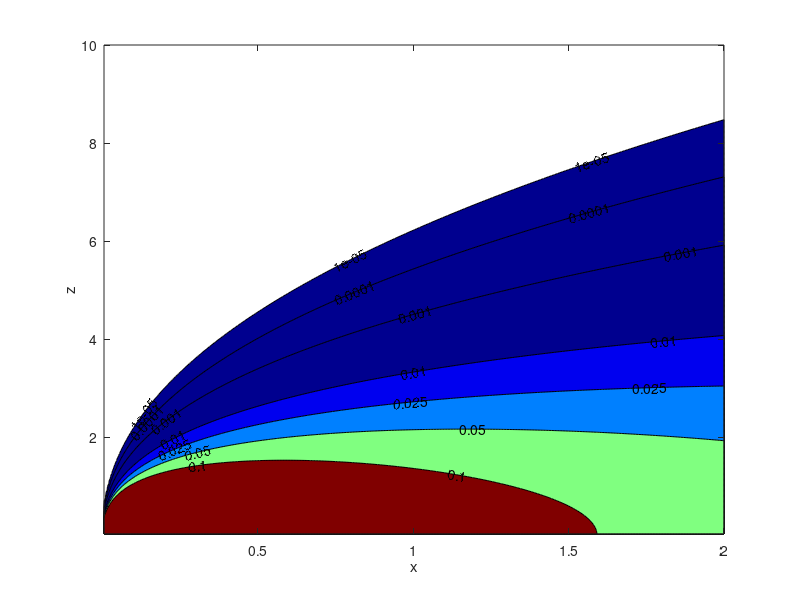

The MATLAB source for this figure: (Note: this script raises an error after producing the figure.)
%
% gpplot.m: Plot the Gaussian plume solution with constant eddy diffusivity.
%
%
Q = 1;     % source emission rate (kg/s)
U = 1;     % wind speed (m/s)
H = 0;     % source height (m)
K = 1;     % eddy diffusion coefficient (m^2/s)

rmax = 2;  % size of domain in r (m)
xmax = rmax*U/K;
ymax = 5;  % size of domain in y (m)
zmax = 10; % size of domain in z (m)
N = 400;   % number of plotting points

% Ground-level maximum concentration:
x0 = U*H^2/(4*K)           % x coordinate 
c0 = 2*Q/(pi*U*H^2*exp(1)) % concentration value

% Plot the centerline concentration (y=0):
[rr,zz] = meshgrid( [1:N]*rmax/N, [1:N]*zmax/N );
xx = rr*U/K;
cc = Q./(4*pi*U*rr) .* ...
     ( exp(-(zz-H).^2./(4*rr)) + exp(-(zz+H).^2./(4*rr)) ); 
clist = [1e-5, 1e-4, 1e-3, 1e-2, 0.025, 0.05, 0.1];
[cs,ch] = contourf( xx, zz, cc, clist );
colormap jet 
clabel(cs)
xlabel('x'), ylabel('z')
hold on 
plot(x0+eps, 0+eps, 'ko')
plot(0+eps,  H+eps, 'rs')
arrow( [0.05*xmax, 0.8*zmax], [0.2*xmax,0.8*zmax], 'Width', 2 )  
text( 0.05*xmax, 0.88*zmax, 'wind' )
hold off
set(gca,'XLim', xmax*[-0.01,1])
shg
print -djpeg 'gplume1.jpg'
print -depsc 'gplume1.eps'

pause

% Plot the ground-level concentration (z=0);
[rr,yy] = meshgrid( [1:N]*rmax/N, [-N:N]*ymax/N );
xx = rr*U/K;
cc = 2 * Q./(4*pi*U*rr) .* exp(-yy.^2./(4*rr)) .* ...
     exp(-H^2./(4*rr));
[cs,ch] = contourf( xx, yy, cc, clist );
clabel(cs)
xlabel('x'), ylabel('y')
hold on
plot(x0+eps, 0+eps, 'ko')
plot(0+eps,  0+eps, 'rs')
arrow( [0.02*xmax, 0.7*ymax], [0.15*xmax,0.7*ymax], 'Width', 2 )  
text( 0.02*xmax, 0.85*ymax, 'wind' )
hold off
set(gca,'XLim', [-0.01,1]*xmax)
colorbar
shg
print -djpeg 'gplume2.jpg'
print -depsc 'gplume2.eps'